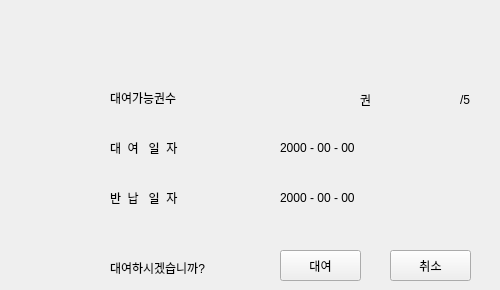
    <widget class="QWidget" name="page_rental">
     <widget class="QLabel" name="rent_rentdate">
      <property name="geometry">
       <rect>
        <x>280</x>
        <y>140</y>
        <width>211</width>
        <height>16</height>
       </rect>
      </property>
      <property name="text">
       <string>2000 - 00 - 00</string>
      </property>
     </widget>
     <widget class="QLabel" name="label_26">
      <property name="geometry">
       <rect>
        <x>360</x>
        <y>90</y>
        <width>31</width>
        <height>20</height>
       </rect>
      </property>
      <property name="text">
       <string>권  </string>
      </property>
     </widget>
     <widget class="QLabel" name="label_23">
      <property name="geometry">
       <rect>
        <x>110</x>
        <y>140</y>
        <width>121</width>
        <height>16</height>
       </rect>
      </property>
      <property name="text">
       <string>대  여   일  자</string>
      </property>
     </widget>
     <widget class="QLabel" name="rent_returndate">
      <property name="geometry">
       <rect>
        <x>280</x>
        <y>190</y>
        <width>211</width>
        <height>16</height>
       </rect>
      </property>
      <property name="text">
       <string>2000 - 00 - 00</string>
      </property>
     </widget>
     <widget class="QLabel" name="label_25">
      <property name="geometry">
       <rect>
        <x>110</x>
        <y>260</y>
        <width>141</width>
        <height>16</height>
       </rect>
      </property>
      <property name="text">
       <string>대여하시겠습니까?</string>
      </property>
     </widget>
     <widget class="QLabel" name="label_24">
      <property name="geometry">
       <rect>
        <x>110</x>
        <y>90</y>
        <width>101</width>
        <height>16</height>
       </rect>
      </property>
      <property name="text">
       <string>대여가능권수</string>
      </property>
     </widget>
     <widget class="QPushButton" name="btn_rental">
      <property name="geometry">
       <rect>
        <x>280</x>
        <y>250</y>
        <width>81</width>
        <height>31</height>
       </rect>
      </property>
      <property name="text">
       <string>대여</string>
      </property>
     </widget>
     <widget class="QPushButton" name="btn_rentcancel">
      <property name="geometry">
       <rect>
        <x>390</x>
        <y>250</y>
        <width>81</width>
        <height>31</height>
       </rect>
      </property>
      <property name="text">
       <string>취소</string>
      </property>
     </widget>
     <widget class="QLabel" name="rent_bookcnt">
      <property name="geometry">
       <rect>
        <x>300</x>
        <y>90</y>
        <width>41</width>
        <height>21</height>
       </rect>
      </property>
      <property name="text">
       <string/>
      </property>
     </widget>
     <widget class="QLabel" name="label_38">
      <property name="geometry">
       <rect>
        <x>460</x>
        <y>90</y>
        <width>31</width>
        <height>20</height>
       </rect>
      </property>
      <property name="text">
       <string>/5</string>
      </property>
     </widget>
     <widget class="QLabel" name="rent_bookcnt2">
      <property name="geometry">
       <rect>
        <x>420</x>
        <y>90</y>
        <width>41</width>
        <height>21</height>
       </rect>
      </property>
      <property name="text">
       <string/>
      </property>
     </widget>
     <widget class="QLabel" name="label_27">
      <property name="geometry">
       <rect>
        <x>110</x>
        <y>190</y>
        <width>121</width>
        <height>16</height>
       </rect>
      </property>
      <property name="text">
       <string>반  납   일  자</string>
      </property>
     </widget>
     <zorder>label_26</zorder>
     <zorder>rent_bookcnt</zorder>
     <zorder>rent_rentdate</zorder>
     <zorder>label_23</zorder>
     <zorder>rent_returndate</zorder>
     <zorder>label_25</zorder>
     <zorder>label_24</zorder>
     <zorder>btn_rental</zorder>
     <zorder>btn_rentcancel</zorder>
     <zorder>label_38</zorder>
     <zorder>rent_bookcnt2</zorder>
     <zorder>label_27</zorder>
    </widget>
